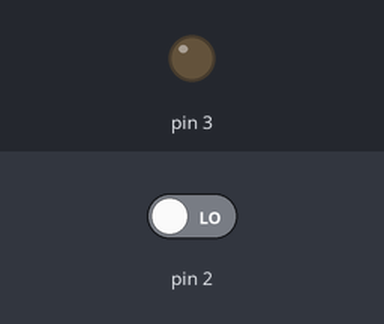
Simulated run of this sketch. Board: Arduino Uno, built with avr-gcc and run on an emulated ATmega328P. Parts: output pins drawn as LEDs (lit = HIGH). Inputs (shaded band) come from the test bench; at power-on: pin 2 LOW. What the sketch prints to the serial monitor is not drawn.

Above: at 1.2 s.
1.3 s: pin 2 driven HIGH
At 1.9 s:
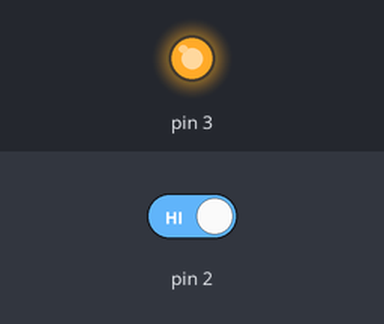
2.8 s: pin 2 driven LOW
At 3.1 s:
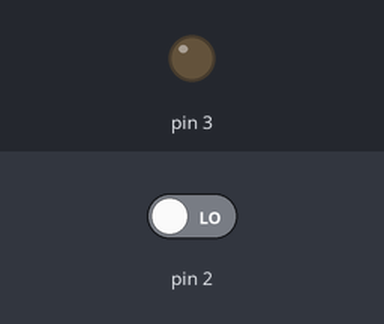
Timing chart, 0 to 5.8 s (numbered marks = the images above; inputs shaded):
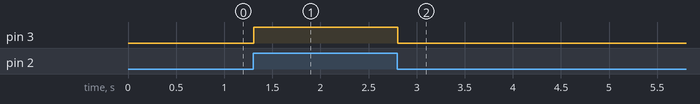

The sketch:

PIR.ino
```cpp
// C++ code
//
void setup()
{
  pinMode(2, INPUT);
  pinMode(3, OUTPUT);
  Serial.begin(9600);
}

void loop()
{
  int pir = digitalRead(2);
  Serial.println(pir);
  if(pir)
  {
    digitalWrite(3,HIGH);
  }
  else
  {
    digitalWrite(3,LOW);
  }
}
```

Measured:
- after the input at 1.3 s, pin 3: LOW → HIGH at once
- after the input at 2.8 s, pin 3: HIGH → LOW at once
